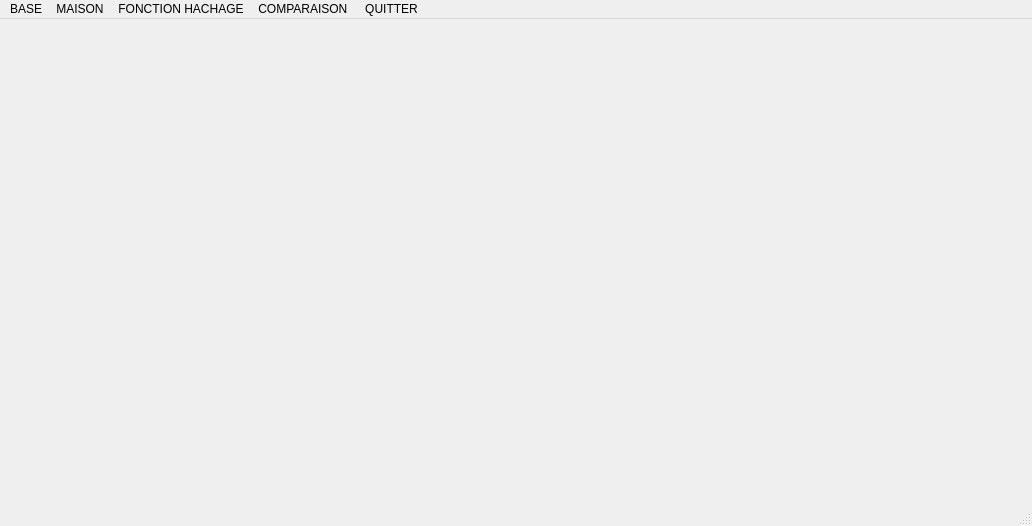
<?xml version="1.0" encoding="UTF-8"?>
<ui version="4.0">
 <class>MainWindow</class>
 <widget class="QMainWindow" name="MainWindow">
  <property name="geometry">
   <rect>
    <x>0</x>
    <y>0</y>
    <width>1032</width>
    <height>526</height>
   </rect>
  </property>
  <property name="windowTitle">
   <string>MainWindow</string>
  </property>
  <widget class="QWidget" name="centralwidget"/>
  <widget class="QMenuBar" name="menubar">
   <property name="geometry">
    <rect>
     <x>0</x>
     <y>0</y>
     <width>1032</width>
     <height>17</height>
    </rect>
   </property>
   <widget class="QMenu" name="menuBASE">
    <property name="title">
     <string>BASE</string>
    </property>
    <addaction name="actionCHARGER"/>
    <addaction name="actionAFFICHER"/>
    <addaction name="actionTAILLE"/>
    <addaction name="actionSAUVEGARDER"/>
    <addaction name="actionNOMBRE_DE_COLLISION"/>
   </widget>
   <widget class="QMenu" name="menuMAISON">
    <property name="title">
     <string>MAISON</string>
    </property>
    <addaction name="actionRECHERCHER"/>
    <addaction name="actionSUPPRIMER"/>
    <addaction name="actionINSERER"/>
   </widget>
   <widget class="QMenu" name="menuFONCTION_HACHAGE">
    <property name="title">
     <string>FONCTION HACHAGE</string>
    </property>
    <addaction name="actionF1"/>
    <addaction name="actionF2"/>
    <addaction name="actionF3"/>
    <addaction name="actionSANS_HACHAGE"/>
   </widget>
   <widget class="QMenu" name="menuCOMPARAISON">
    <property name="title">
     <string>COMPARAISON </string>
    </property>
    <addaction name="actionCOURBE_HVS"/>
    <addaction name="actionCOURBE_f1_VS_f2"/>
   </widget>
   <widget class="QMenu" name="menuQUITTER">
    <property name="title">
     <string>QUITTER</string>
    </property>
   </widget>
   <addaction name="menuBASE"/>
   <addaction name="menuMAISON"/>
   <addaction name="menuFONCTION_HACHAGE"/>
   <addaction name="menuCOMPARAISON"/>
   <addaction name="menuQUITTER"/>
  </widget>
  <widget class="QStatusBar" name="statusbar"/>
  <action name="actionCHARGER">
   <property name="text">
    <string>CHARGER</string>
   </property>
  </action>
  <action name="actionAFFICHER">
   <property name="text">
    <string>AFFICHER</string>
   </property>
  </action>
  <action name="actionTAILLE">
   <property name="text">
    <string>TAILLE</string>
   </property>
  </action>
  <action name="actionSAUVEGARDER">
   <property name="text">
    <string>SAUVEGARDER</string>
   </property>
  </action>
  <action name="actionRECHERCHER">
   <property name="text">
    <string>RECHERCHER</string>
   </property>
  </action>
  <action name="actionSUPPRIMER">
   <property name="text">
    <string>SUPPRIMER</string>
   </property>
  </action>
  <action name="actionINSERER">
   <property name="text">
    <string>INSERER</string>
   </property>
  </action>
  <action name="actionF1">
   <property name="text">
    <string>f1</string>
   </property>
  </action>
  <action name="actionF2">
   <property name="text">
    <string>f2</string>
   </property>
  </action>
  <action name="actionF3">
   <property name="text">
    <string>f3</string>
   </property>
  </action>
  <action name="actionSANS_HACHAGE">
   <property name="text">
    <string>SANS HACHAGE</string>
   </property>
  </action>
  <action name="actionCOURBE_HVS">
   <property name="text">
    <string>COURBE HVS</string>
   </property>
  </action>
  <action name="actionCOURBE_f1_VS_f2">
   <property name="text">
    <string>COURBE f1 VS f2</string>
   </property>
  </action>
  <action name="actionNOMBRE_DE_COLLISION">
   <property name="text">
    <string>NOMBRE DE COLLISION</string>
   </property>
  </action>
 </widget>
 <resources/>
 <connections/>
</ui>
